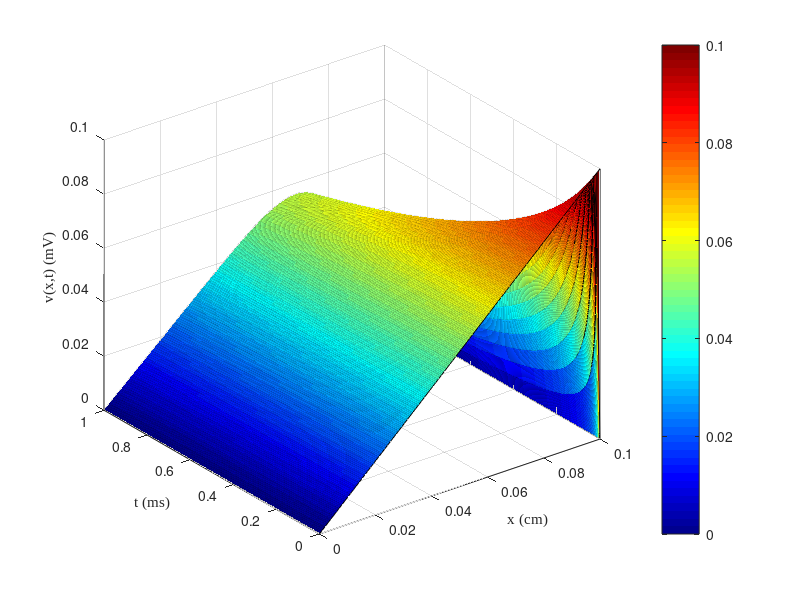

This figure's MATLAB source: (Note: this script raises an error after producing the figure.)
%% Simulation for the passive cable equation in Gabbiani & Cox, Mathematics for Neuroscientists
close all;
clear;
clc;

% Parameters
Cm = 1;		% micro F / cm^2
g_L = 1/15; %0.3;     		% mS / cm^2
R_2 = 0.3; % 0.034;		% k Ohm cm
tau = Cm/g_L;
cab_rad = 1e-4;  % cable radius (cm)
lambda = sqrt(cab_rad/(2*R_2*g_L));
l = 0.1; % length of the cable (cm)
T = 1; % total time
Nx = 100; % total steps of length
Nt = 1000; % total steps of time
dx = l / Nx; % stepsize of length
dt = T / Nt; % stepsize of time


% generating the meshgrids
x = linspace(0, l, Nx);
t = linspace(0, T, Nt);

% initialize the solution matrix
u = zeros(Nx, Nt);

% initial conditions
u(:,1) = x;

% iterations
for n = 1:Nt-1
    for i = 2:Nx-1
        u(i,n+1) = u(i,n) - dt * ((1/tau) * u(i,n) - (lambda^2/tau) * (u(i+1,n) - 2*u(i,n) + u(i-1,n)) / dx^2);
    end
    
    % Boundary conditions
    u(1,n+1) = 0;
    u(Nx,n+1) = 0;
end

% Visualization
[X, T] = meshgrid(x, t);
surf(X, T, u');
% title('Numerical simulation for the Cable equation');
xlabel('x (cm)', 'FontName', 'Times New Roman');
ylabel('t (ms)', 'FontName', 'Times New Roman');
zlabel('v(x,t) (mV)', 'FontName', 'Times New Roman');
colormap(jet);
cb = colorbar; 
cb.Label.FontName = 'Times New Roman'; 
cb.Label.String = 'v(x,t) (mV)'; 
shading interp;
grid on;

% Set the font name for the tick labels
ax = gca;
ax.XAxis.FontName = 'Times New Roman';
ax.YAxis.FontName = 'Times New Roman';
ax.ZAxis.FontName = 'Times New Roman';

% Find the maximum value and its position in the solution matrix
[maxValue, maxIndex] = max(u(:));
[maxRow, maxCol] = ind2sub(size(u), maxIndex);

% Get the coordinates corresponding to the maximum value
maxX = x(maxRow);
maxT = t(maxCol);

% Add a black annotation at the maximum value position
text(maxX, maxT, maxValue, ...
    ['(' num2str(maxX, '%.2f') ', ' num2str(maxT, '%.2f') ', ' num2str(maxValue, '%.2f') ')'], ...
    'HorizontalAlignment', 'center', 'VerticalAlignment', 'bottom', ...
    'BackgroundColor', 'black', 'Color', 'white', 'FontSize', 10, 'FontName', 'Times New Roman');

% Highlight the maximum value point on the surface
hold on;
plot3(maxX, maxT, maxValue, 'ko', 'MarkerSize', 10, 'MarkerFaceColor', 'k');
hold off;